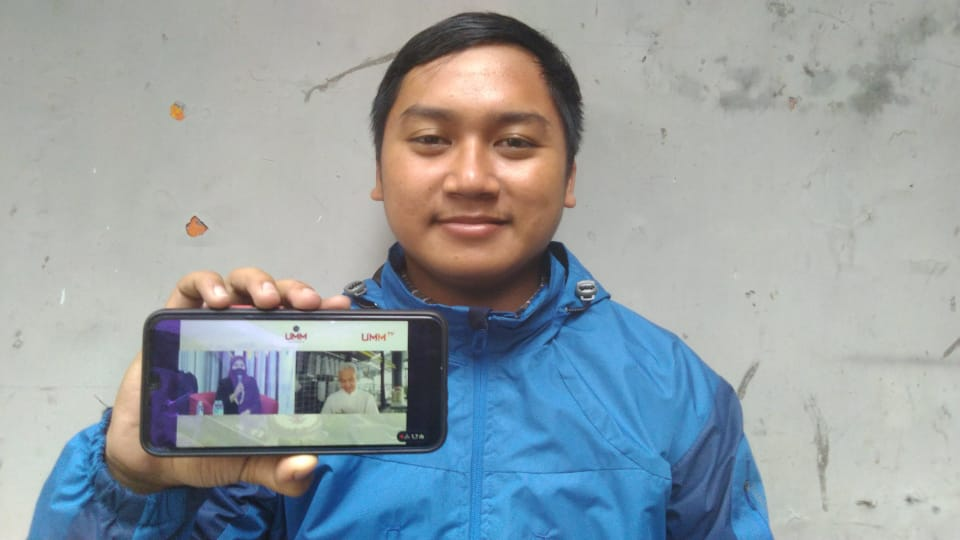
#> input picture Praktikum/Modul 6/codelab/assets/img/calvin_selfie.jpg, 960 x 540 px, found by its file name
$ python percobaan1.py   (older library calls are emulated)
#> lines starting #> are read from the running program, lines starting #| are printed output that depends on the picture
from PIL import Image, ImageOps, ImageDraw, ImageFont

img = Image.open("C:\Kuliah\Semester 5\Fungsio\Praktikum\All Modules\Modules\Praktikum\Modul 6\codelab/assets\img\calvin_selfie.jpg")
#> img is the input picture: PIL image 960x540 RGB; mean R, G, B 149.9, 158.9, 163.5

fontPath = "C:\Kuliah\Semester 5\Fungsio\Praktikum\All Modules\Modules\Praktikum\Modul 6\codelab/assets/font\Montserrat-Italic-VariableFont_wght.ttf"
customFont = ImageFont.truetype(fontPath, 30)


# change color into dust
imgAfter = ImageOps.grayscale(img.copy())
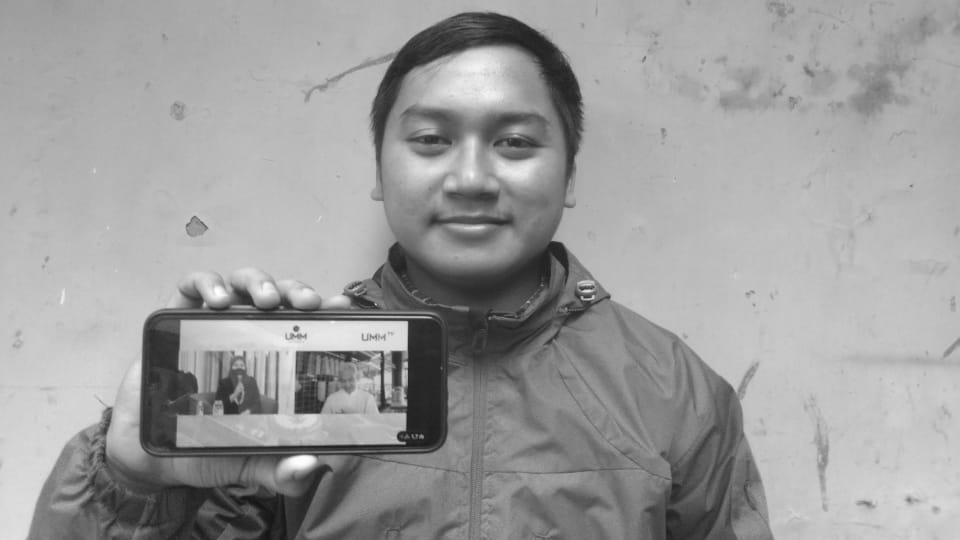
#> imgAfter: PIL image 960x540 L; min 19, max 254, mean 156.7
# imgAfter = Image('RGB', (200, 200), (255, 0, 0))
draw = ImageDraw.Draw(imgAfter)
text = "DIS IS MY PREN FROM LUMAJANG KELPIN SANTOSO"
image_width, image_height = img.size
#> image_width = 960; image_height = 540
# text_width, text_height = draw.textsize(text, font=customFont)

bbox = draw.textbbox((8, 8), text, font=customFont)
#> bbox = (8, 14, 776, 42)
text_width, text_height = bbox[2] - bbox[0], bbox[3] - bbox[1]
#> text_width = 768; text_height = 28

text_position = (
    (image_width - text_width) // 2,
    (image_height - text_height) // 4,
    )
#> text_position = (96, 128)
draw.text(text_position, text, font=customFont, fill="black")


imgAfter.save("percobaan1.jpg")
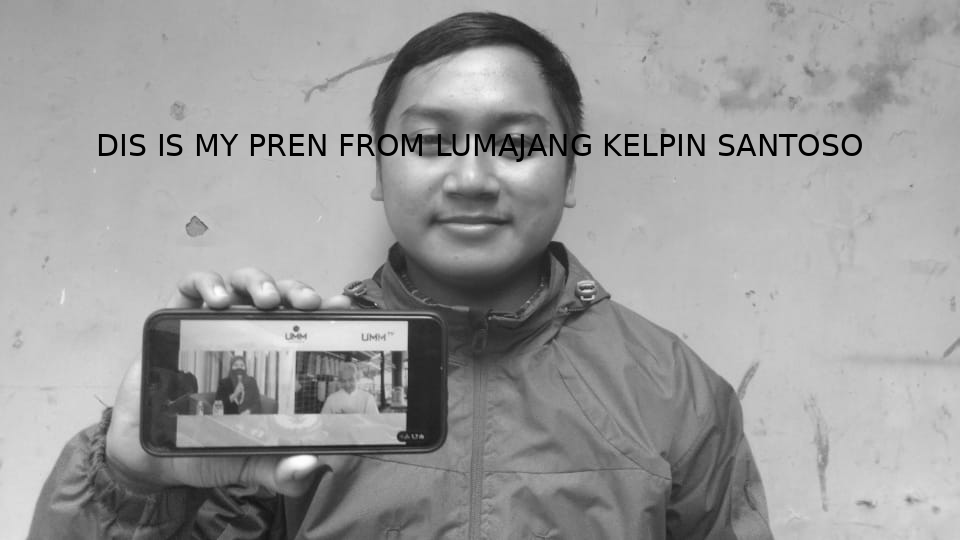
#> saved as percobaan1.jpg: PIL image 960x540 L; min 0, max 254, mean 155
imgAfter.show()

$ run again, with Praktikum/Modul 6/codelab/assets/img/osborn.jpg copied over Praktikum/Modul 6/codelab/assets/img/calvin_selfie.jpg
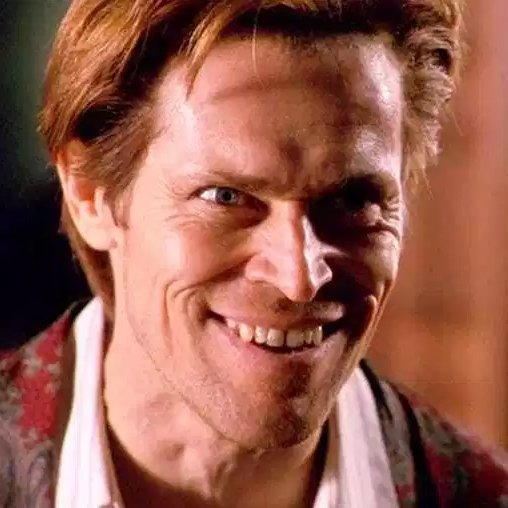
#> input picture Praktikum/Modul 6/codelab/assets/img/osborn.jpg, 508 x 508 px, found by its file name
#> img is the input picture: PIL image 508x508 RGB; mean R, G, B 149.9, 93.5, 78.4
#> `imgAfter = ImageOps.grayscale(img.copy())`:
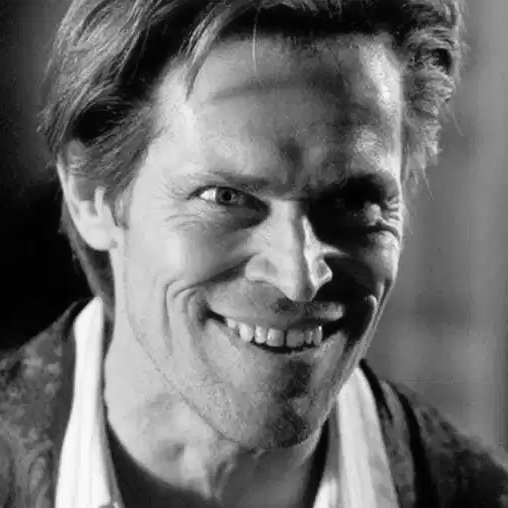
#> imgAfter: PIL image 508x508 L; min 0, max 253, mean 108.7
#> bbox = (8, 14, 776, 42)
#> text_width = 768; text_height = 28
#> text_position = (-130, 120)
#> `imgAfter.save("percobaan1.jpg")`:
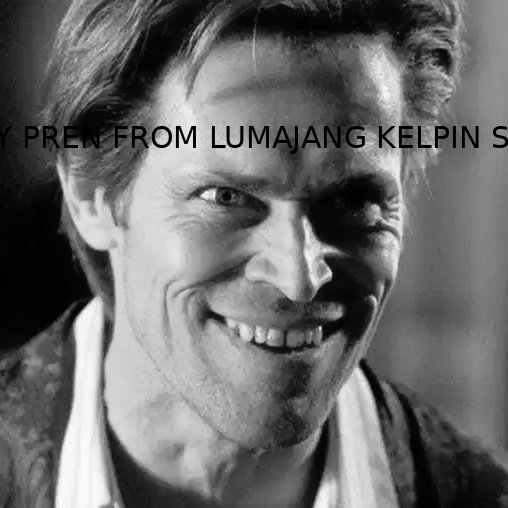
#> saved as percobaan1.jpg: PIL image 508x508 L; min 0, max 253, mean 107.1
